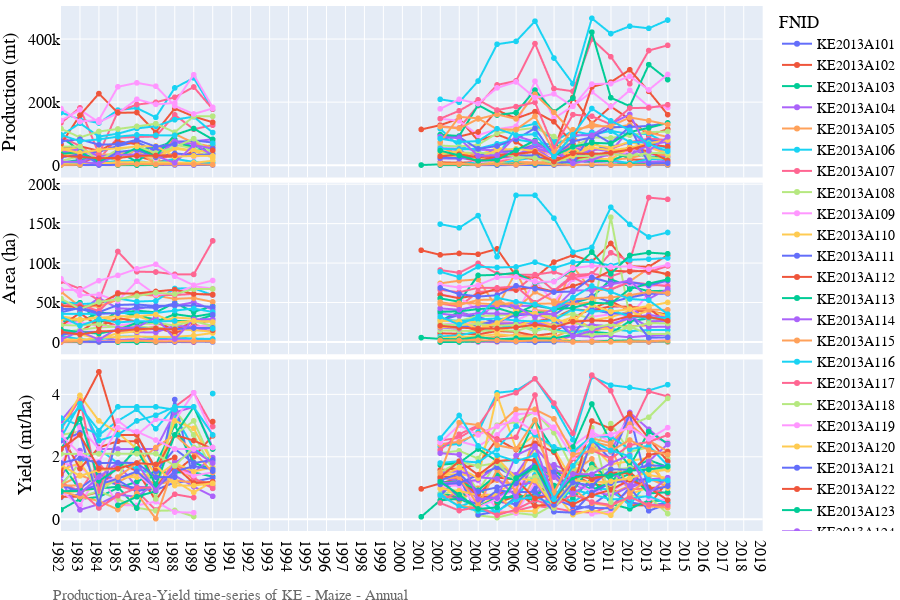
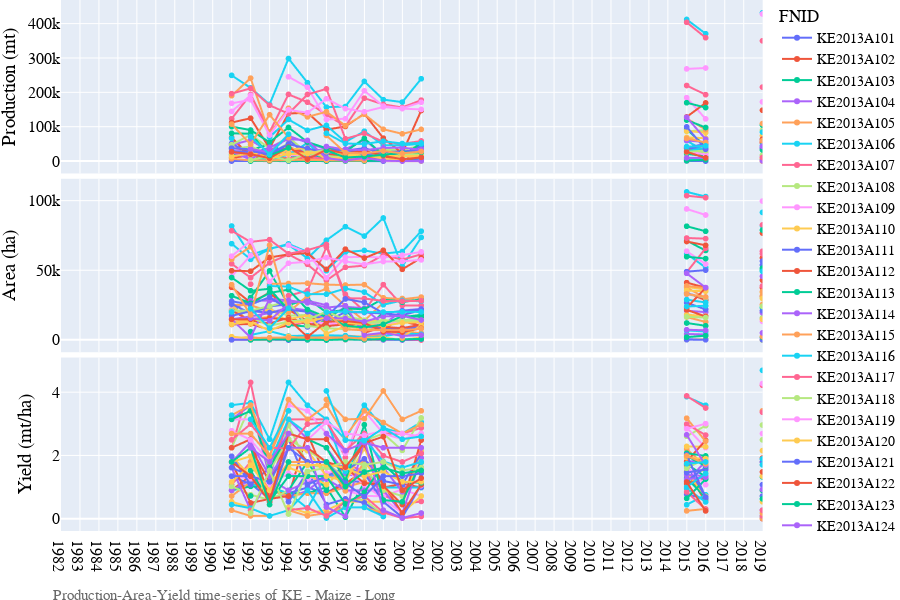
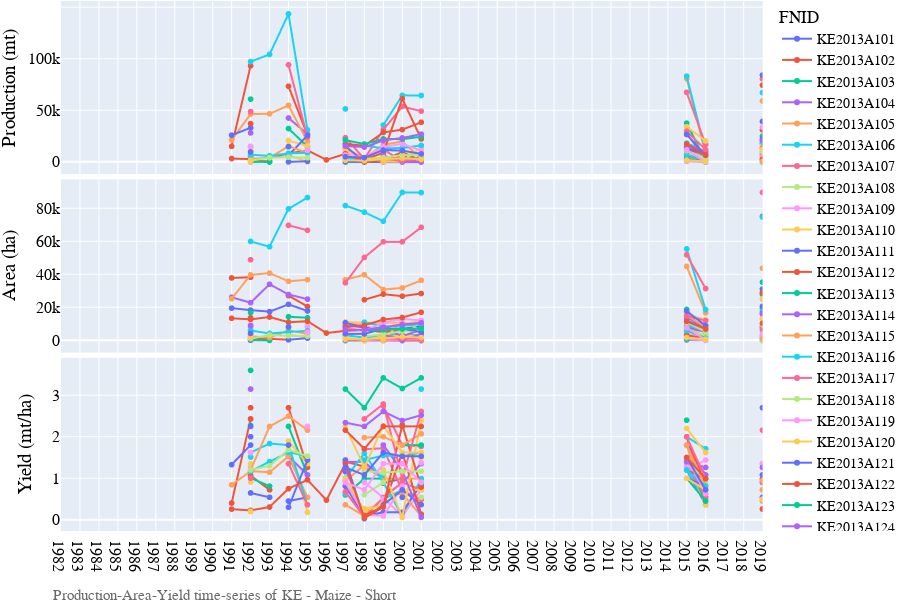

Here is the notebook cell these charts were saved with, in order:
### Code cell
# Lineplot of Production-Area-Yield time-series
country_iso, country_name = 'KE', 'Kenya'
df = pd.read_csv('../data/crop/adm_crop_production_%s.csv' % country_iso, index_col=0)
df['year'] = df['harvest_year']
year = [df['year'].min(), df['year'].max()]
product_season = [
    ['Maize','Annual'],
    ['Maize','Long'],
    ['Maize','Short']
]
for product_name, season_name in product_season:
    footnote = 'Production-Area-Yield time-series of %s - %s - %s' % (country_iso, product_name, season_name)
    fn_save = '../figures/%s_line_pay_%s_%s.png' % (country_iso, product_name, season_name)
    sub = df[(df['product'] == product_name) & (df['season_name'] == season_name)]
    fig = PlotLinePAY(sub, year, footnote)#, fn_save)
    fig.show()
